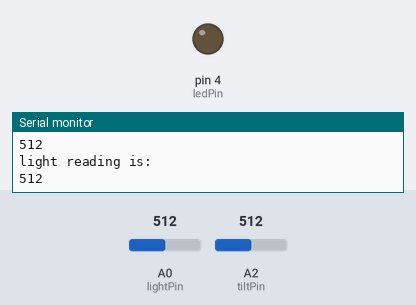
Bench run of a sketch on a simulated Arduino Uno, built with avr-gcc and run on an emulated ATmega328P. On the bench: output pins drawn as LEDs (lit = HIGH), the last lines printed to the serial monitor. Dashed ring = blinking. The test bench sets the inputs (shaded band); at power-on: A0 (lightPin) = 512, A2 (tiltPin) = 512.

Above: at 1.3 s.
1.4 s: A0 (lightPin) set to 11
3.2 s: A0 (lightPin) set to 8
At 4.4 s:
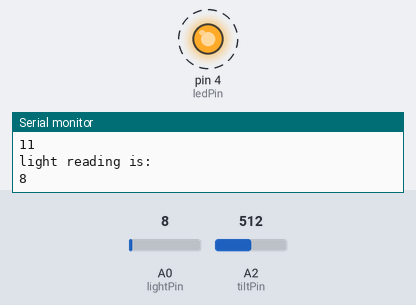
6.2 s: A0 (lightPin) set to 122
At 7.7 s:
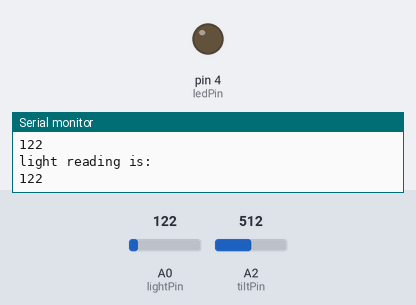
8.0 s: A0 (lightPin) set to 0
At 8.9 s:
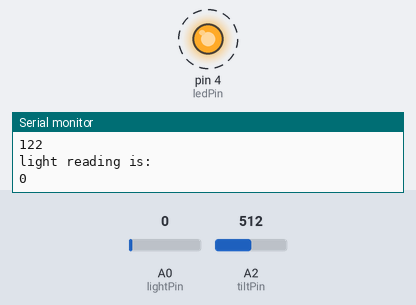
Timing chart, 0 to 12.0 s (numbered marks = the images above; inputs shaded):
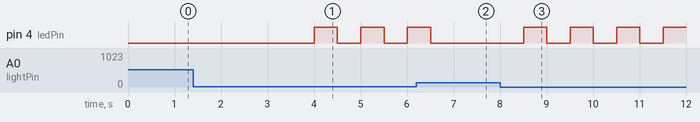

Measured:
- the behaviour switches between 10 and 9 on A0 (lightPin) (found by bisection; images 0 and 1)
- after the input at 3.2 s, pin 4 (ledPin): alternates HIGH for 0.50 s and LOW for 0.50 s, starting after 0.80 s
- after the input at 6.2 s, pin 4 (ledPin): goes on until 6.5 s, then stays LOW
- after the input at 8.0 s, pin 4 (ledPin): alternates HIGH for 0.50 s and LOW for 0.50 s, starting after 0.51 s

The sketch:

Arduino_Lab_Assignment.ino
```cpp
//Arduino Lab Assignment
//Minghui YU, Yazz Andersson Linderholm

// Declaring Pins
const int buzzerPin = 2;
const int ledPin = 4;

const int lightPin = A0;
const int tiltPin = A2;


//for light sensor reading
int lightReading;
//for tilt sensor reading
int tiltReading;

void setup()
{
  Serial.begin(9600);

  //The Following are the output
  pinMode(ledPin,OUTPUT);
  pinMode(buzzerPin,OUTPUT);

  //tilt and light is the Input
  pinMode(tiltPin, INPUT);
  pinMode(lightPin, INPUT);

}

void loop()
{

  lightReading = analogRead(lightPin);  //read light sensor valur from pin0
  Serial.println("light reading is: ");
  Serial.println(lightReading);  // print the analog reading

  tiltReading = analogRead(tiltPin);  //read tilt sensor value

  //if tilt is detected, buzzer rings and LED is turned on
  if (tiltReading == HIGH) {
   tone(buzzerPin, 1000);
   digitalWrite(ledPin, HIGH);
   delay(500);

   Serial.println("tilt sensor status: "); //print tilt reading
   Serial.println(tiltReading);
  }
  //if no tilt detected, no sound and LED is off
  else {
   noTone(buzzerPin);
   digitalWrite(ledPin, LOW);
   delay(500);
  }


 // use light sensor to control LED
  if (lightReading < 10){ //if light reading is less than 10)

    digitalWrite(ledPin, HIGH); //LED is light up and blinks
    delay(500);
  }

}
```
